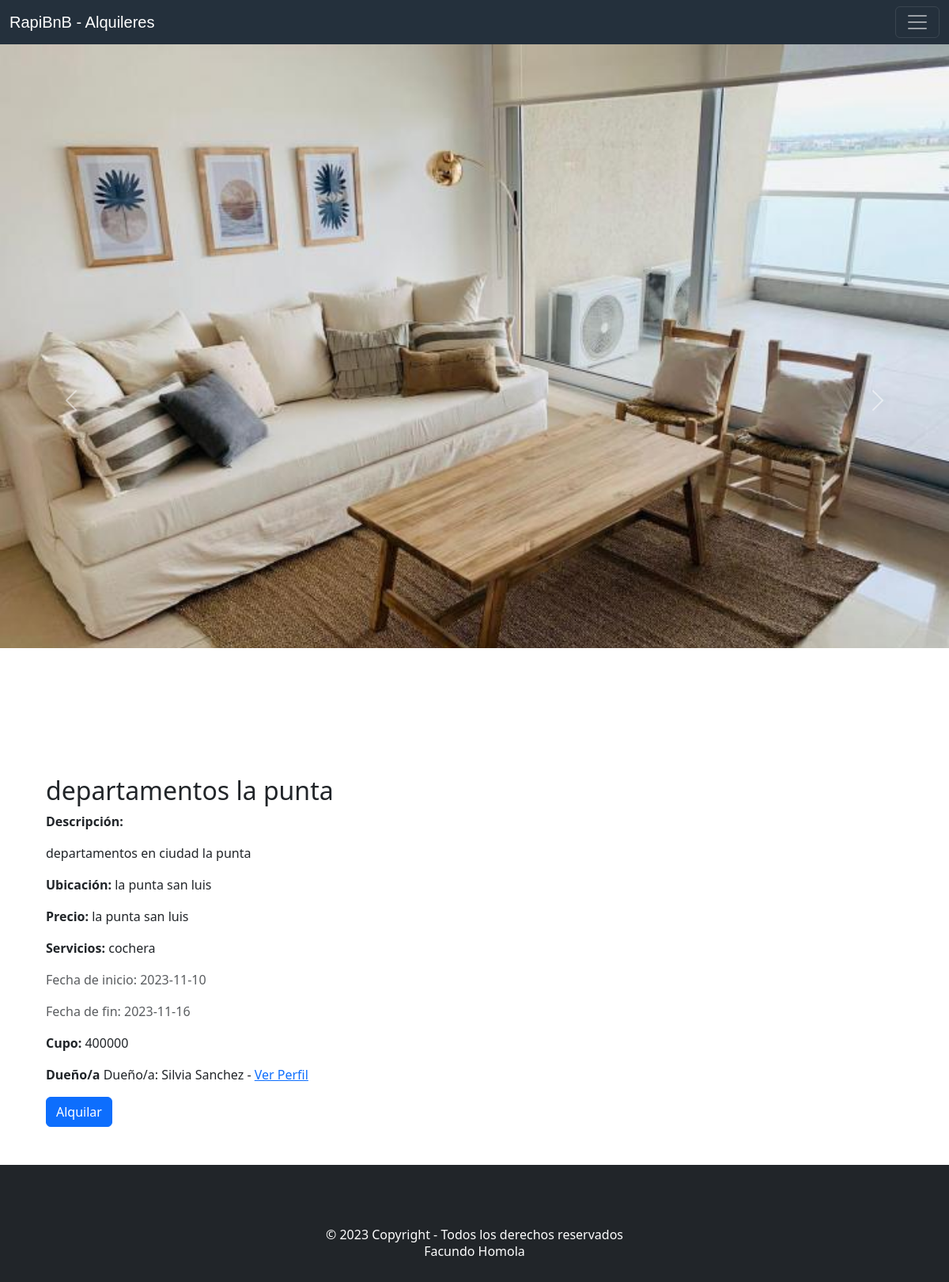
Screenshot of /propiedad.php?idalquiler=27 with the database file from the repository.
### tables this page shows
CREATE TABLE `fotos` (
  `id_foto` int(11) NOT NULL,
  `nombre` varchar(250) NOT NULL,
  `id_alquiler` int(11) NOT NULL
);

CREATE TABLE `usuarios` (
  `id_user` int(11) NOT NULL,
  `nombre` varchar(250) NOT NULL,
  `edad` int(11) NOT NULL,
  `telefono` varchar(50) NOT NULL,
  `descripcion` text NOT NULL,
  `imagen` varchar(250) NOT NULL,
  `user` varchar(250) NOT NULL,
  `pass` varchar(250) NOT NULL
);

CREATE TABLE `alquileres` (
  `id` int(11) NOT NULL,
  `titulo` varchar(250) NOT NULL,
  `descripcion` text NOT NULL,
  `ubicacion` varchar(250) NOT NULL,
  `servicios` varchar(250) NOT NULL,
  `costo` int(11) NOT NULL,
  `tminimo` date NOT NULL,
  `tmaximo` date NOT NULL,
  `cupo` int(11) NOT NULL,
  `id_user` int(11) NOT NULL
);

### propiedad.php (the view, shortened to what this page needs)
<!DOCTYPE html>
<html lang="en">
<head>
    <link href="css/bootstrap.min.css" rel="stylesheet">
    <link href="css/style.css" rel="stylesheet">
</head>
<body>
<?php
    require('includes/header.php');
?>
<?php
include('bd/cn.php');
$idalquiler = $_GET['idalquiler'];
$sql_alquiler = "SELECT * FROM alquileres WHERE id = '$idalquiler'";
$result_alquiler = mysqli_query($conexion, $sql_alquiler);
$mostrar_alquiler = mysqli_fetch_array($result_alquiler);
$titulo = $mostrar_alquiler['titulo'];
$descripcion = $mostrar_alquiler['descripcion'];
$ubicacion = $mostrar_alquiler['ubicacion'];
$servicios = $mostrar_alquiler['servicios'];
$tminimo = $mostrar_alquiler['tminimo'];
$tmaximo = $mostrar_alquiler['tmaximo'];
$cupo = $mostrar_alquiler['cupo'];
$iduser = $mostrar_alquiler['id_user'];
$sql_users = "SELECT * FROM usuarios WHERE id_user = '$iduser'";
$result_user = mysqli_query($conexion, $sql_users);
$mostrar_user = mysqli_fetch_array($result_user);
$name_user = $mostrar_user['user'];
$nombre = $mostrar_user['nombre'];
$sql_foto = "SELECT * FROM fotos WHERE id_alquiler = '$idalquiler'";
$result_foto = mysqli_query($conexion, $sql_foto);
$ruta = "files/" . $name_user . "/" . "$idalquiler" . "/";
?>
<div id="carouselExampleIndicators" class="carousel slide">
  <div class="carousel-indicators">
    <button type="button" data-bs-target="#carouselExampleIndicators" data-bs-slide-to="0" class="active" aria-current="true" aria-label="Slide 1"></button>
    <button type="button" data-bs-target="#carouselExampleIndicators" data-bs-slide-to="1" aria-label="Slide 2"></button>
    <button type="button" data-bs-target="#carouselExampleIndicators" data-bs-slide-to="2" aria-label="Slide 3"></button>
  </div>
  <div class="carousel-inner">
    <?php
    while($mostrar_foto = mysqli_fetch_array($result_foto)){
        $foto_nombre = $mostrar_foto['nombre'];
        ?>
        <div class="carousel-item active">
            <img src=" <?php echo $ruta . $foto_nombre; ?> " class="d-block w-100" alt="...">
        </div>
    <?php
    }
    ?>
  </div>
  <button class="carousel-control-prev" type="button" data-bs-target="#carouselExampleIndicators" data-bs-slide="prev">
    <span class="carousel-control-prev-icon" aria-hidden="true"></span>
  </button>
  <button class="carousel-control-next" type="button" data-bs-target="#carouselExampleIndicators" data-bs-slide="next">
    <span class="carousel-control-next-icon" aria-hidden="true"></span>
  </button>
</div>
<div class="container-lg">
    <div class="row">
        <div class="col-12 col-md-9 col-lg-9 col-sm-12 mt-2 mb-2">
            <div class="container p-3">
                <h2> <?php echo $titulo; ?> </h2>
                <p>
                    <b>Descripción: </b>
                </p>
                <p> <?php echo $descripcion; ?> </p>
                <p>
                  <b>Ubicación: </b> <?php echo $ubicacion; ?>
                </p>
                <p>
                  <b>Precio: </b> <?php echo $ubicacion; ?>
                </p>
                <p>
                  <b>Servicios: </b> <?php echo $servicios; ?>
                </p>
                <p class="text-muted">Fecha de inicio: <?php echo $tminimo; ?> </p>
                <p class="text-muted">Fecha de fin: <?php echo $tmaximo; ?> </p>
                <p><b>Cupo: </b> <?php echo $cupo; ?> </p>
                <p><b>Dueño/a</b> Dueño/a: <?php echo $nombre; ?> - <a href="duenio.php?duenio=<?php $name_user; ?>">Ver Perfil</a> </p>
                <button type="button" class="ml-2 btn btn-primary">Alquilar</button>
            </div>
        </div>
    </div>
</div>
<?php
    require('includes/footer.php');
?>
</body>
</html>

### css/style.css (style rules this page uses)
* { margin: 0; padding: 0; box-sizing: border-box; }

### rows the page displays
fotos: nombre.user (picture)
alquileres: titulo "departamentos la punta", descripcion "departamentos en ciudad la punta", ubicacion "la punta san luis", servicios "cochera", tminimo "2023-11-10", tmaximo "2023-11-16", cupo "400000"
usuarios: nombre "Silvia Sanchez"
